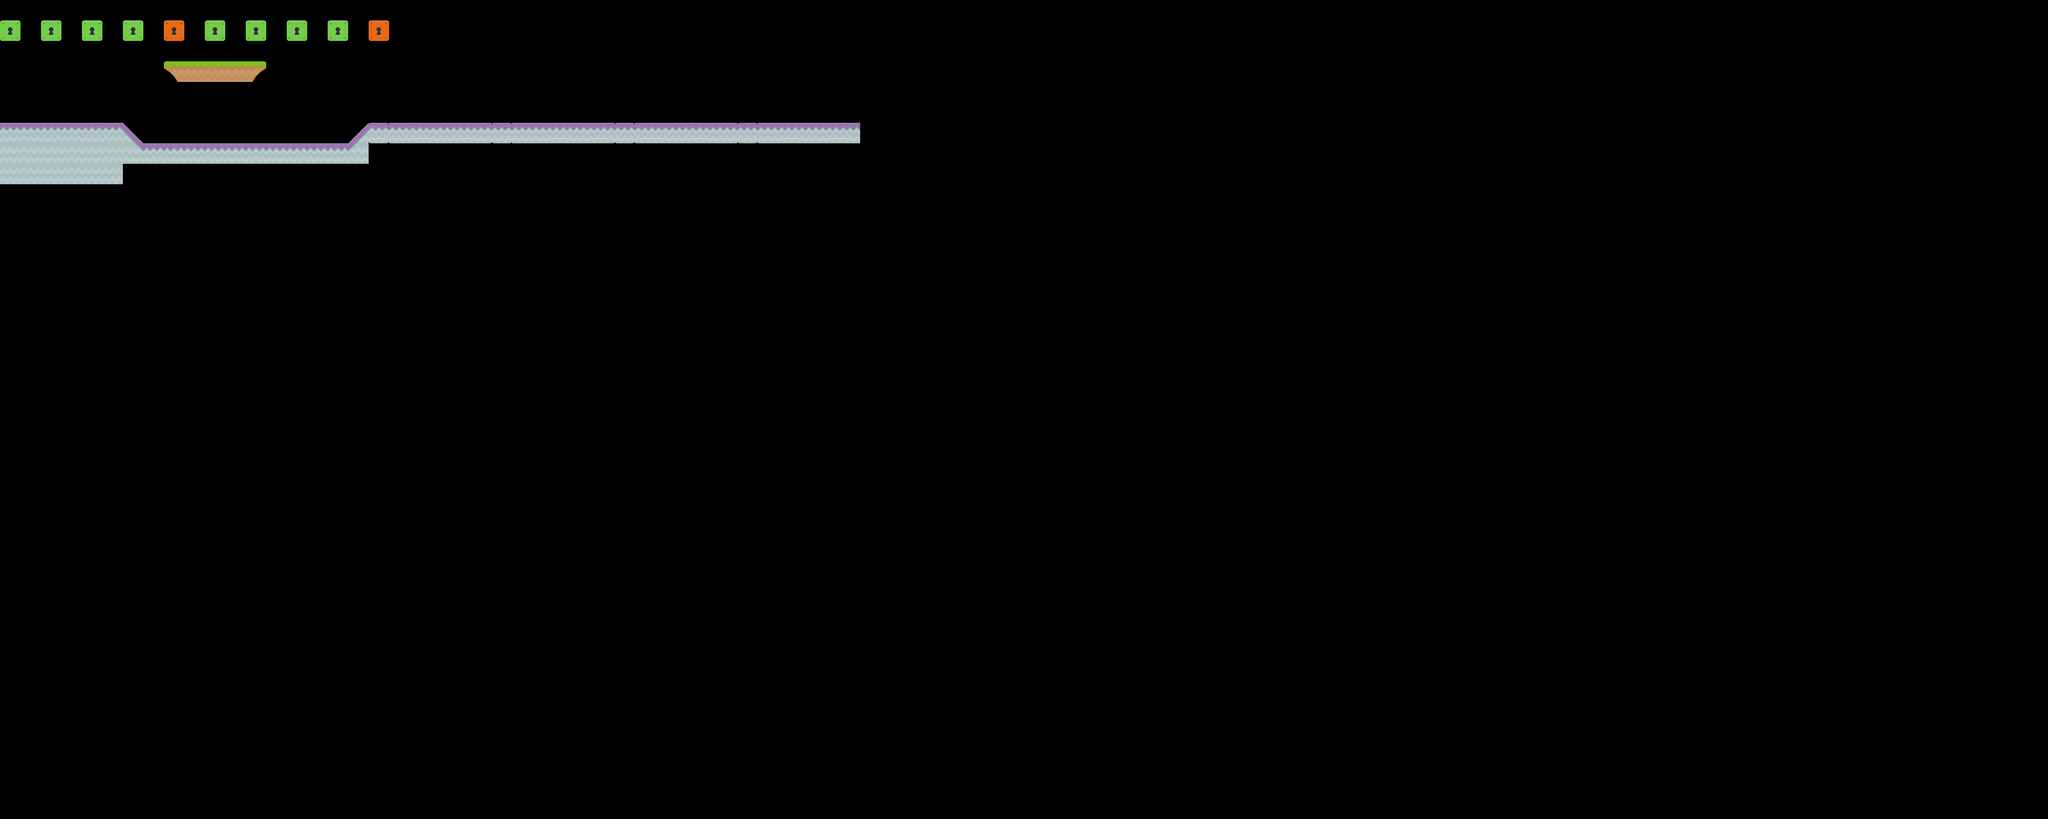

A 2D game scene composited from a Tiled map and its tileset images. What follows is a short description and the map's XML, with each tile layer's data collapsed to a summary:
An orthogonal 100x40 tile map with 70x70 px tiles, 1 tile layer (Tile Layer 1).

<map version="1.0" orientation="orthogonal" width="100" height="40" tilewidth="70" tileheight="70">
 <tileset firstgid="1" name="tiles_spritesheet" tilewidth="70" tileheight="70" spacing="2">
  <image source="tiles_spritesheet.png" width="914" height="936" />
 </tileset>
 <layer name="Tile Layer 1" width="100" height="40">
  <data>[4000 cells, 71 non-empty, 12 distinct tile ids]</data>
 </layer>
</map>
